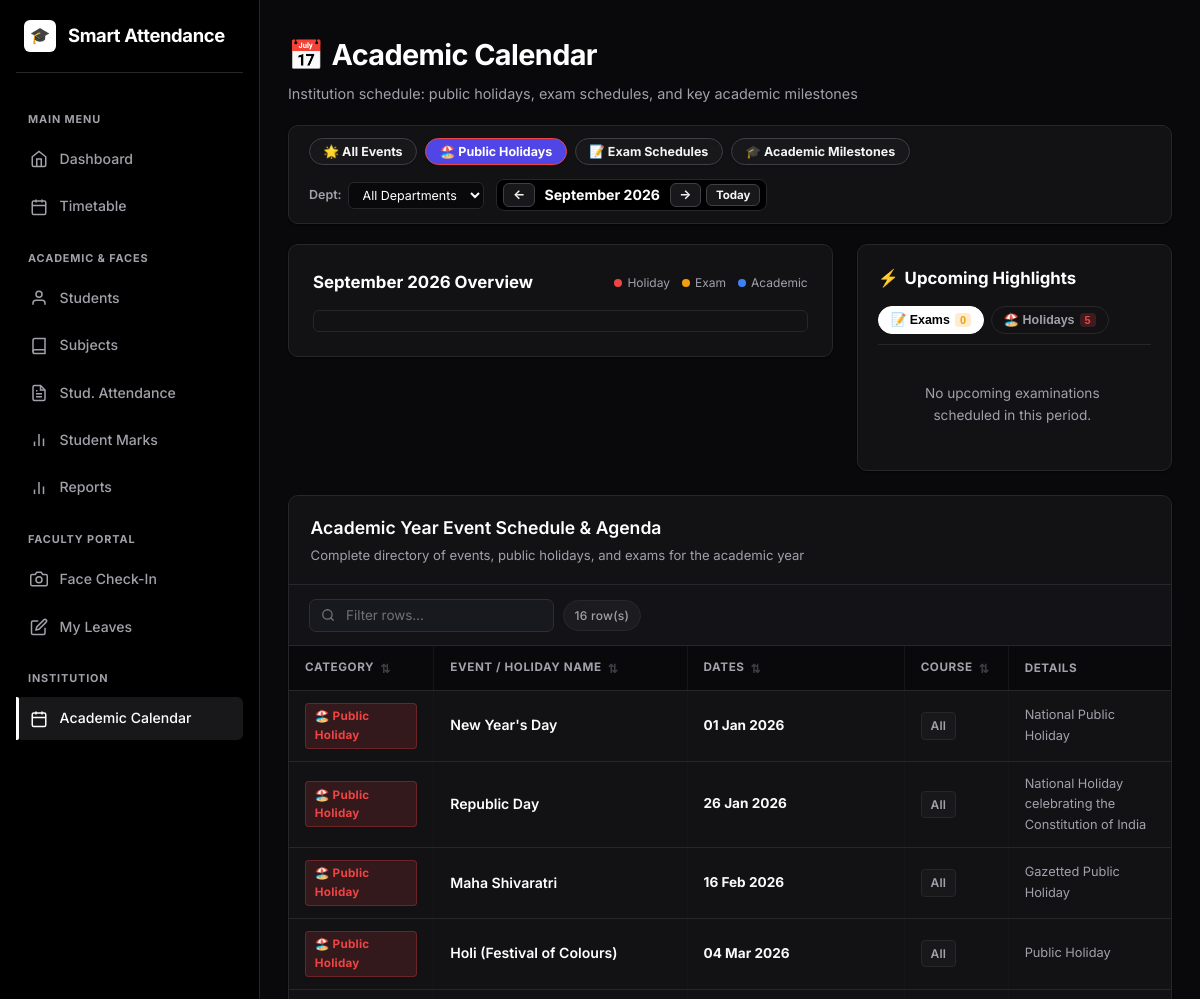
The page /calendar/?year=2026&month=9&category=holiday&department=all (signed in, upper part) on the database as committed earlier.
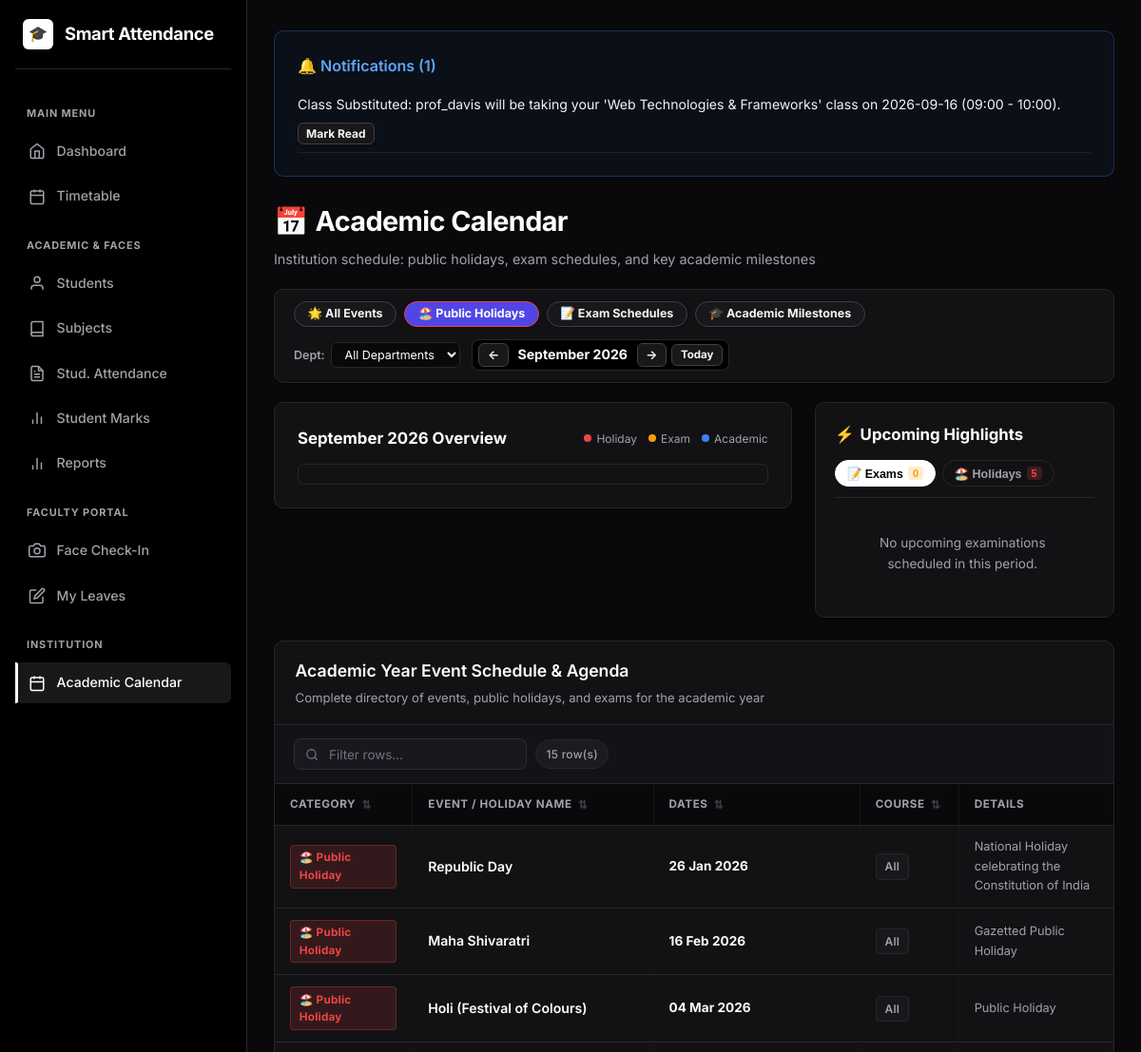
The same page on the database as committed later.
### models.py (models this page shows, shortened)
class AcademicCalendarEvent(db.Model):
    __tablename__ = "academic_calendar_events"
    id = db.Column(db.Integer, primary_key=True)
    title = db.Column(db.String(150), nullable=False)
    description = db.Column(db.Text, nullable=True)
    category = db.Column(db.String(50), nullable=False)  # 'holiday', 'exam', 'academic'
    start_date = db.Column(db.Date, nullable=False)
    end_date = db.Column(db.Date, nullable=False)
    department = db.Column(db.String(80), default="All")  # 'All', 'MCA', 'MBA'
    created_at = db.Column(db.DateTime, default=datetime.utcnow)

class Notification(db.Model):
    __tablename__ = "notifications"
    id = db.Column(db.Integer, primary_key=True)
    user_id = db.Column(db.Integer, db.ForeignKey("users.id"), nullable=False)
    user = db.relationship("User", foreign_keys=[user_id], backref=db.backref("notifications", cascade="all, delete-orphan"))
    message = db.Column(db.String(255), nullable=False)
    is_read = db.Column(db.Boolean, default=False)
    created_at = db.Column(db.DateTime, default=datetime.utcnow)
    action_url = db.Column(db.String(255), nullable=True)
    claim_id = db.Column(db.Integer, db.ForeignKey("timetable_claims.id", ondelete="CASCADE"), nullable=True)
    claim = db.relationship("TimetableClaim", backref=db.backref("notifications", cascade="all, delete-orphan"))

### blueprints/academic_calendar.py (the view)
@calendar_bp.route("/")
@login_required
def index():
    today = date.today()
    try:
        year = int(request.args.get("year", today.year))
        month = int(request.args.get("month", today.month))
    except (ValueError, TypeError):
        year, month = today.year, today.month
    if month < 1:
        month = 12
        year -= 1
    elif month > 12:
        month = 1
        year += 1
    cat_filter = request.args.get("category", "all")
    dept_filter = request.args.get("department", "all")
    query = AcademicCalendarEvent.query
    if cat_filter != "all":
        query = query.filter_by(category=cat_filter)
    if dept_filter != "all":
        query = query.filter((AcademicCalendarEvent.department == dept_filter) | (AcademicCalendarEvent.department == "All"))
    events = query.order_by(AcademicCalendarEvent.start_date.asc()).all()
    cal = calendar.Calendar(firstweekday=6) # Sunday first
    month_days = cal.monthdatescalendar(year, month)
    day_events_map = {}
    for week in month_days:
        for d in week:
            day_str = d.isoformat()
            day_events_map[day_str] = [
                e for e in events
                if e.start_date <= d <= e.end_date
            ]
    upcoming_holidays = [e for e in events if e.category == "holiday" and e.end_date >= today][:5]
    upcoming_exams = [e for e in events if e.category == "exam" and e.end_date >= today][:5]
    prev_month_url = url_for("calendar.index", year=year if month > 1 else year - 1,
                             month=month - 1 if month > 1 else 12,
                             category=cat_filter, department=dept_filter)
    next_month_url = url_for("calendar.index", year=year if month < 12 else year + 1,
                             month=month + 1 if month < 12 else 1,
                             category=cat_filter, department=dept_filter)
    month_name = calendar.month_name[month]
    return render_template(
        "calendar/index.html",
        events=events,
        month_days=month_days,
        day_events_map=day_events_map,
        current_year=year,
        current_month=month,
        month_name=month_name,
        today=today,
        prev_month_url=prev_month_url,
        next_month_url=next_month_url,
        cat_filter=cat_filter,
        dept_filter=dept_filter,
        upcoming_holidays=upcoming_holidays,
        upcoming_exams=upcoming_exams,
        can_manage=(current_user.role in [ROLE_ADMIN, ROLE_DIRECTOR, ROLE_HOD])
    )

### templates/calendar/index.html (shortened to what the changed rows need)
{% extends "base.html" %}
{% block content %}
<div style="display:flex; justify-content:space-between; align-items:flex-start; margin-bottom: 1.25rem; flex-wrap:wrap; gap:1rem;">
  <div>
    <h1 style="display:flex; align-items:center; gap:0.5rem; margin:0;">
      <span>📅</span> Academic Calendar
    </h1>
  </div>
</div>
<div class="card" style="padding: 0.75rem 1.25rem; margin-bottom: 1.25rem; background: var(--bg-card); border-radius: var(--radius);">
  <div style="display:flex; justify-content:space-between; align-items:center; flex-wrap:wrap; gap:0.85rem;">
  </div>
</div>
<div class="calendar-layout-grid" style="margin-bottom: 1.5rem;">
  <div class="card calendar-main-card" style="margin-bottom:0; display:flex; flex-direction:column; justify-content:space-between;">
  </div>
  <div class="card" style="margin-bottom:0; padding:1.25rem; display:flex; flex-direction:column; min-width:0; max-height:510px;">
  </div>
</div>
<div class="card card-table">
  <div class="card-table-header">
    <div>
      <h2 style="margin:0; font-size:1.1rem; color:#ffffff;">Academic Year Event Schedule & Agenda</h2>
    </div>
  </div>
  <div class="table-responsive">
    <table style="width:100%; border-collapse:collapse;">
      <thead>
        <tr style="border-bottom:1px solid var(--card-border);">
          <th style="padding:0.75rem 1rem; width:16%;">Category</th>
          <th style="padding:0.75rem 1rem; width:28%;">Event / Holiday Name</th>
          <th style="padding:0.75rem 1rem; width:24%;">Dates</th>
          <th style="padding:0.75rem 1rem; width:10%;">Course</th>
          <th style="padding:0.75rem 1rem; width:18%;">Details</th>
        </tr>
      </thead>
      <tbody>
        {% for evt in events %}
        <tr style="border-bottom:1px solid var(--card-border);">
          <td style="padding:0.75rem 1rem; vertical-align:middle;">
            {% if evt.category == 'holiday' %}
              <span class="badge" style="background:rgba(239,68,68,0.15); color:#ef4444; border:1px solid rgba(239,68,68,0.3); font-weight:700;">🏖️ Public Holiday</span>
            {% elif evt.category == 'exam' %}
              <span class="badge" style="background:rgba(245,158,11,0.15); color:#f59e0b; border:1px solid rgba(245,158,11,0.3); font-weight:700;">📝 Examination</span>
            {% else %}
              <span class="badge" style="background:rgba(59,130,246,0.15); color:#60a5fa; border:1px solid rgba(59,130,246,0.3); font-weight:700;">🎓 Academic</span>
            {% endif %}
          </td>
          <td style="padding:0.75rem 1rem; vertical-align:middle; font-weight:600; color:#ffffff;">
            {{ evt.title }}
          </td>
          <td style="padding:0.75rem 1rem; vertical-align:middle; font-size:0.85rem;">
            <strong>{{ evt.start_date.strftime('%d %b %Y') }}</strong>
          </td>
          <td style="padding:0.75rem 1rem; vertical-align:middle;">
            <span class="badge badge-muted" style="font-size:0.75rem;">{{ evt.department }}</span>
          </td>
          <td style="padding:0.75rem 1rem; vertical-align:middle; font-size:0.8rem; color:var(--text-muted);">
            {{ evt.description or '—' }}
          </td>
        </tr>
        {% endfor %}
      </tbody>
    </table>
  </div>
</div>
{% endblock %}

### templates/base.html (shortened to what the changed rows need)
<!DOCTYPE html>
<html lang="en">
<head>
  <link rel="stylesheet" href="{{ url_for('static', filename='style.css') }}">
</head>
<body>
  <div class="app-layout{% if not current_user.is_authenticated %} auth-layout{% endif %}">
    <div class="main-wrapper">
      <main class="container page-transition">
        {% if current_user.is_authenticated and user_notifications %}
        <div class="card" style="margin-bottom: 1.5rem; background-color: rgba(59, 130, 246, 0.05); border: 1px solid rgba(59, 130, 246, 0.3);">
          <div style="display:flex; justify-content:space-between; align-items:center; margin-bottom:0.5rem;">
            <h3 style="margin:0; color: #60a5fa; font-size:1rem; display:flex; align-items:center; gap:6px;">
              🔔 Notifications ({{ unread_notifications_count }})
            </h3>
          </div>
          <ul style="list-style: none; padding-left: 0; margin-bottom: 0;">
            {% for notif in user_notifications %}
              <li style="margin-top: 0.5rem; padding-bottom: 0.5rem; border-bottom: 1px solid rgba(255, 255, 255, 0.08); display:flex; justify-content:space-between; align-items:center; flex-wrap:wrap; gap:0.5rem;">
                <span style="font-size: 0.88rem; color: #f1f5f9;">{{ notif.message }}</span>
                <div style="display: flex; gap: 0.5rem;">
                  {% if notif.claim_id and notif.claim and notif.claim.status == 'pending' and current_user.id != notif.claim.claimed_by_id %}
                    <a href="{{ url_for('dashboard.handle_notification', notif_id=notif.id, action='accept') }}" class="btn btn-sm" style="background-color: #10b981; border:none; padding: 0.2rem 0.5rem; font-size: 0.75rem;">Accept</a>
                    <a href="{{ url_for('dashboard.handle_notification', notif_id=notif.id, action='report') }}" class="btn btn-sm btn-secondary" style="padding: 0.2rem 0.5rem; font-size: 0.75rem;">Report</a>
                    <a href="{{ url_for('dashboard.handle_notification', notif_id=notif.id, action='reject') }}" class="btn btn-sm btn-secondary" style="padding: 0.2rem 0.5rem; font-size: 0.75rem; background-color: rgba(239, 68, 68, 0.1); color: #ef4444;">Reject</a>
                  {% else %}
                    <a href="{{ url_for('dashboard.handle_notification', notif_id=notif.id, action='read') }}" class="btn btn-sm btn-secondary" style="padding: 0.2rem 0.5rem; font-size: 0.75rem;">Mark Read</a>
                  {% endif %}
                </div>
              </li>
            {% endfor %}
          </ul>
        </div>
        {% endif %}
        {% block content %}{% endblock %}
      </main>
    </div>
  </div>
</body>
</html>

Rows that differ between the two databases and show on the page:
removed AcademicCalendarEvent: category "🏖️ Public Holiday", title "New Year's Day", start_date "01 Jan 2026", department "All", description "National Public Holiday"
added Notification: message "Class Substituted: prof_davis will be taking your 'Web Technologies & Frameworks' class on 2026-09-16 (09:00 - 10:00)."
Other text that changed with them:
{{ unread_notifications_count }}: (not shown) → "1"
text written by a page script: "16 row(s)" → "15 row(s)"
text now shown: "🔔 Notifications ( )"
